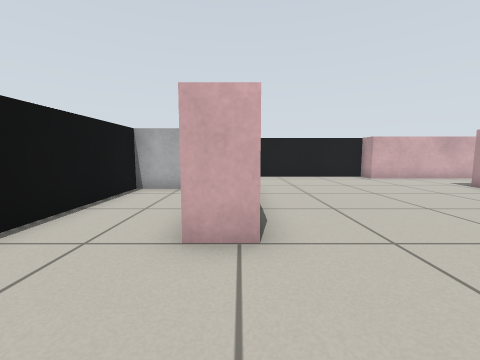
view 1 (above)

17 first-person views from a walk through a Gazebo world. The camera is 0.57 m above the floor, tilts 6° down and sees 90° across. The floor is counted in squares, 0.5 m on a side. Each view is taken from the middle of a square. On the plan, view 1 faces up. The plan holds only what a view shows up to about 11 squares ahead; the rest is blank. Robots are left out. Gazebo's built-in surfaces are drawn with simple patterns. Surface patterns are stand-ins for the level's own textures.

view 2
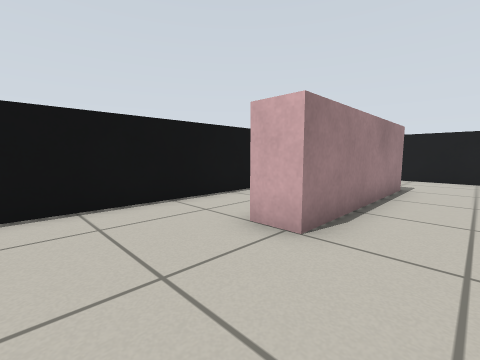

view 3
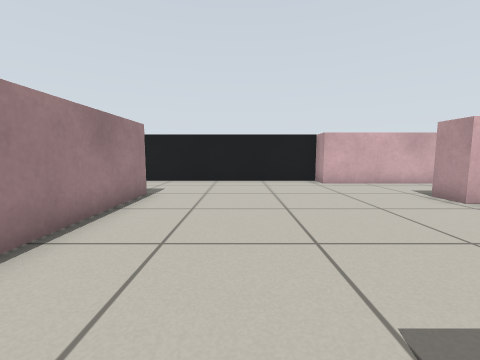

view 4
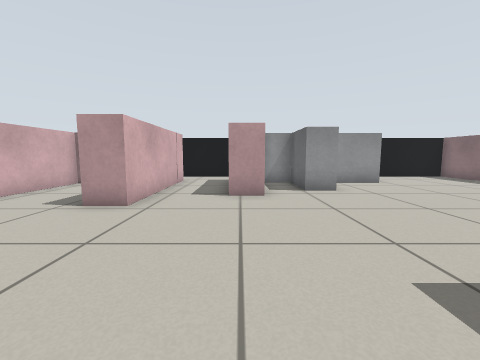

view 5
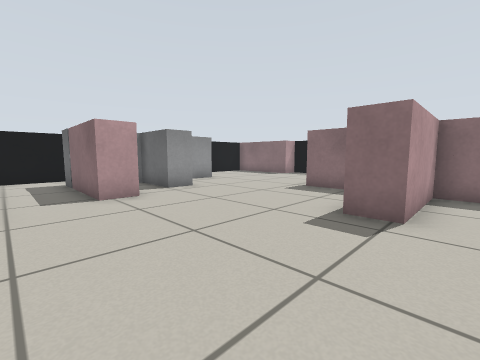

view 6
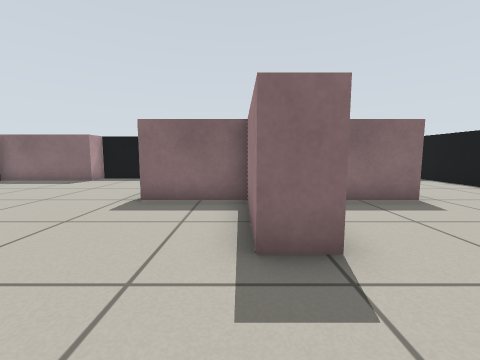

view 7
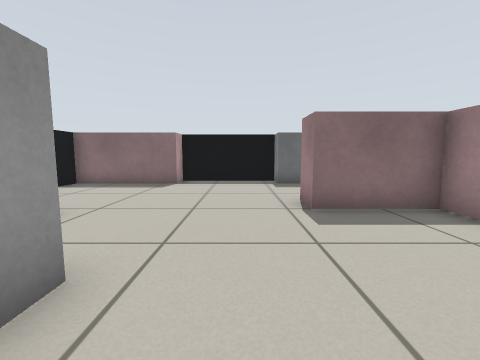

view 8
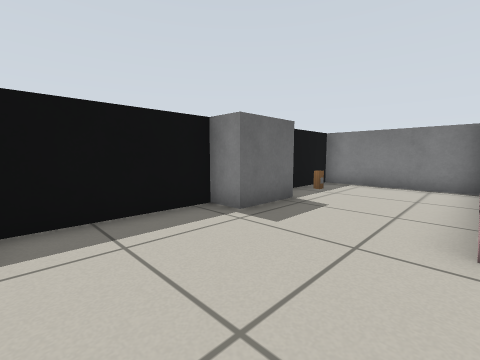

view 9
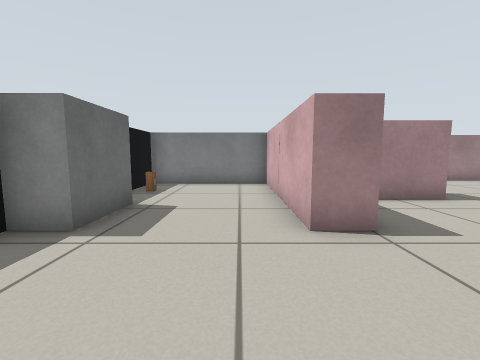

view 10
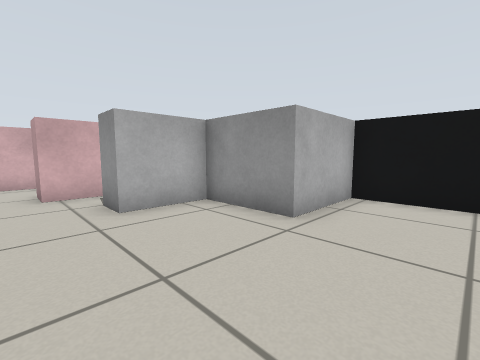

view 11
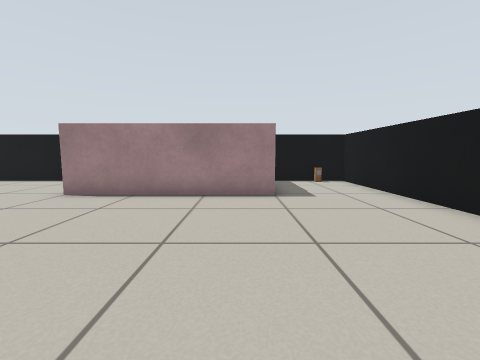

view 12
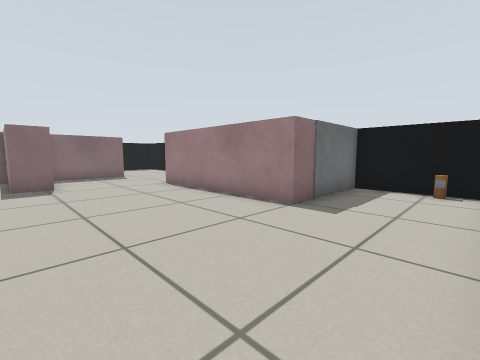

view 13
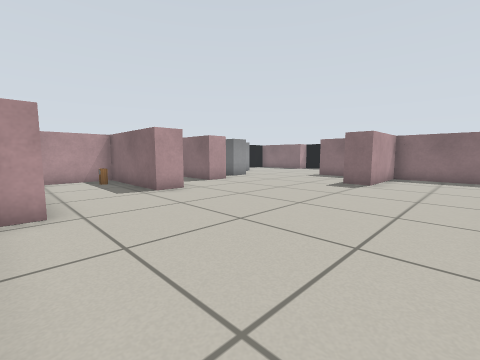

view 14
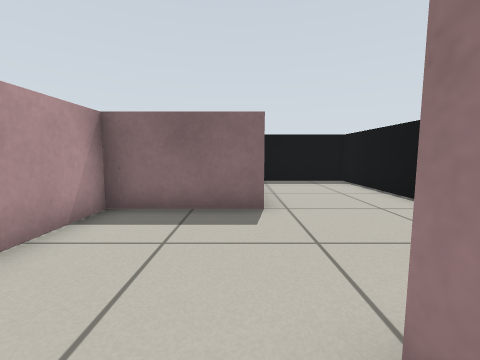

view 15
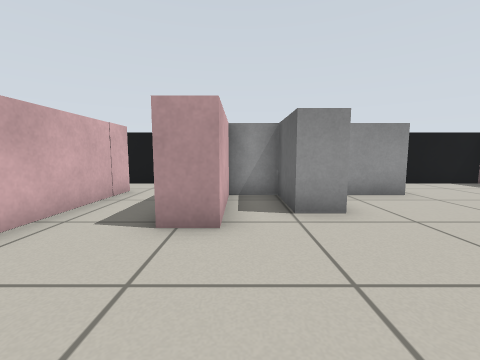

view 16
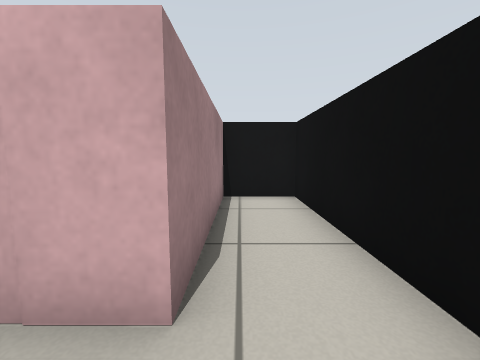

view 17
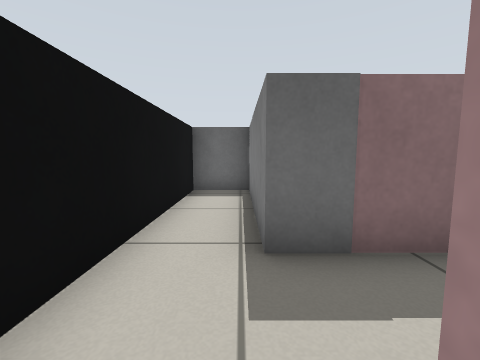

### Floor plan
Points are (right, up) in squares from view 1. A wall is a line through its corners. A room is listed if a view was taken in it or the views show most of it. See-through windows are left out.
Room 1 (views 1, 2, 3, 4, 5, 6, 7, 8, 9, 10, 11, 12, 13, 14, 15, 16, 17)
walls: (12.4, 4.3) (9.6, 4.3) (9.6, 5.3) (12.8, 5.3); (0.4, -0.9) (3.8, -0.9) (3.8, 2.4) (4.8, 2.4) (4.8, -0.9) (7.5, -0.9) (7.5, -1.9) (1.6, -1.9); (-0.5, 9) (0.3, 9) (0.3, 3) (-0.8, 3); (7.4, -6.5) (11.5, -6.5) (11.5, -5.5) (15.5, -5.5) (15.5, 12.5) (13.5, 12.5) (13.5, 7.5) (8.3, 7.5) (8.3, 8.5) (12.5, 8.5) (12.5, 11.5) (6.3, 11.5) (6.3, 12.5) (-3.5, 12.5) (-3.5, -6.5) (0, -6.5); (1.5, -6.5) (4, -6.5)
objects: grey box (-3, 8) to (-1, 9); pillar (-3, 11); grey box (1, -6) to (1, -5); grey box (1, -4) to (1, -2); pillar (3, -6); grey box (6, -6) to (7, -6); grey box (11, 2) to (12, 3); other object (11, 9); grey box (13, 0) to (13, 2); grey box (13, 3) to (13, 4); grey box (14, 0) to (15, 0)

Where each view was taken, in squares from view 1:
view 1: 0 up, 0 right, facing up
view 2: 0 up, 2 right, facing up-left
view 3: 2 up, 3 right, facing up
view 4: 5 up, 3 right, facing right
view 5: 7 up, 3 right, facing down-right
view 6: 5 up, 5 right, facing down
view 7: 4 up, 9 right, facing down
view 8: 2 down, 11 right, facing down-left
view 9: 3 down, 11 right, facing left
view 10: 3 down, 9 right, facing up-right
view 11: 8 up, 7 right, facing left
view 12: 12 up, 5 right, facing down-left
view 13: 12 up, 1 right, facing down-right
view 14: 4 up, 1 right, facing down
view 15: 4 up, 6 right, facing right
view 16: 6 up, 14 right, facing up
view 17: 8 up, 14 right, facing down
